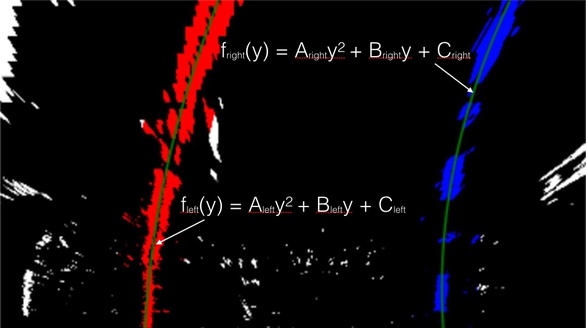
#> input picture output_images/color-fit-lines.jpg, 586 x 328 px, shrunk from 1012 x 567 before the run, given in place of calibration10.jpg, which was not available
$ jupyter execute --allow-errors advanced_lane_line.ipynb   (shell and % lines are left out)   (text cells are left out)
#> lines starting #> are read from the running program, lines starting #| are printed output that depends on the picture; pictures that were not available may be replaced by others from this repository, and a replacement may not be noted
[cell 1]
import pickle
import cv2

pickle_data_path = './test_images/dist_pickle.p'
dist_pickle = pickle.load(open(pickle_data_path, 'rb'))
#> (reads test_images/dist_pickle.p from the repository)
#> further down, img is the input picture: shape (328, 586, 3); mean B, G, R 11.7, 8.4, 15.9
mtx = dist_pickle["mtx"]
dist = dist_pickle["dist"]
# cal_col
nx = dist_pickle["nx"]
# cal_row
ny = dist_pickle["ny"]

[cell 2]
import numpy as np

# This function is just for initial test. It will be further break down to smaller utility functions

# Define a function that takes an image, number of x and y points,
# camera matrix and distortion coefficients
def corners_unwarp(img, nx, ny, mtx, dist):
    # Use the OpenCV undistort() function to remove distortion
#> called with nx = 9, ny = 6, mtx = array of shape (3, 3), dist = array of shape (1, 5)
    undist = cv2.undistort(img, mtx, dist, None, mtx)
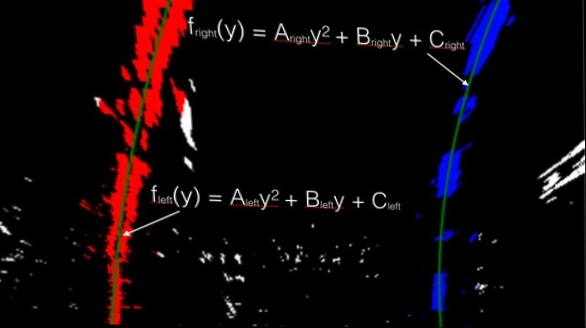
#> undist: shape (328, 586, 3); mean B, G, R 9.5, 6.3, 14.8
    # Convert undistorted image to grayscale
    gray = cv2.cvtColor(undist, cv2.COLOR_BGR2GRAY)
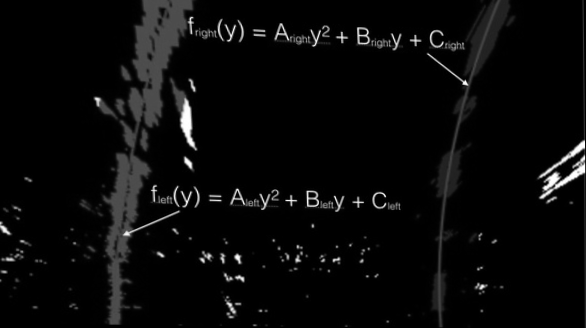
#> gray: shape (328, 586); min 0, max 255, mean 9.2
    # Search for corners in the grayscaled image
    ret, corners = cv2.findChessboardCorners(gray, (nx, ny), None)
#> ret = False; corners = None

    if ret == True:
        # If we found corners, draw them! (just for fun)
        cv2.drawChessboardCorners(undist, (nx, ny), corners, ret)
        # Choose offset from image corners to plot detected corners
        # This should be chosen to present the result at the proper aspect ratio
        # My choice of 100 pixels is not exact, but close enough for our purpose here

        offset = 100 # offset for dst points
        # Grab the image shape
        img_size = (gray.shape[1], gray.shape[0])

        # For source points I'm grabbing the outer four detected corners
#         Corners dimensionality cal_col (nx) * cal_col (ny)
# In UL, UR, LR, LF (clockwise sequence)
        src = np.float32([corners[0], corners[nx-1], corners[-1], corners[-nx]])
        # For destination points, I'm arbitrarily choosing some points to be
        # a nice fit for displaying our warped result
        # again, not exact, but close enough for our purposes
        dst = np.float32([[offset, offset], [img_size[0]-offset, offset],
                                     [img_size[0]-offset, img_size[1]-offset],
                                     [offset, img_size[1]-offset]])
        # Given src and dst points, calculate the perspective transform matrix
        M = cv2.getPerspectiveTransform(src, dst)
        # Warp the image using OpenCV warpPerspective()
        warped = cv2.warpPerspective(undist, M, img_size)

    # Return the resulting image and matrix
    return warped, M

[cell 3]
import matplotlib.pyplot as plt
import matplotlib.image as mpimg
import glob
# %matplotlib qt

img_path = './camera_cal/calibration10.jpg'
img = cv2.imread(img_path)
#> (the rest of this cell did not finish here and is left out)

#> (a cell that did not finish here is left out)

[cell 5]
from itertools import cycle
#> (the rest of this cell did not finish here and is left out)

#> (a cell that did not finish here is left out)

[cell 7]
# top_down, perspective_M = corners_unwarp((mpimg.imread(f) for f in cycle(glob.glob("test_images/test*.jpg"))), nx, ny, mtx, dist)

# Interactive plot
# %matplotlib notebook

img_path = './test_images/straight_lines1.jpg'
img = cv2.imread(img_path)
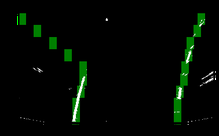
#> input picture output_images/centroid.png, 219 x 136 px, shrunk from 378 x 235 before the run, given in place of straight_lines1.jpg, which was not available
#> img is the input picture: shape (136, 219, 3); mean B, G, R 2.4, 8.7, 2.4
# top_down, perspective_M = corners_unwarp(img, nx, ny, mtx, dist)

def undistort(img, mtx, dist):
    undist = cv2.undistort(img, mtx, dist, None, mtx)
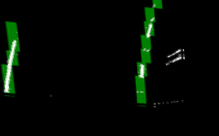
#> undist: shape (136, 219, 3); mean B, G, R 3.2, 9.4, 3.2
    gray = cv2.cvtColor(undist, cv2.COLOR_BGR2GRAY)
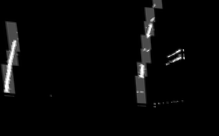
#> gray: shape (136, 219); min 0, max 255, mean 6.8
    plt.imshow(gray, cmap='gray')
    plt.title("Undistort grayscale image")


# TODO: Matplotlib interactive event handler listen mouse click to record pixel position
undistort(img, mtx, dist)

# Manually pick X, Y
base_points = [[528.482, 501.855], [768.492, 501.855], [1073.01, 705.726], [231.718, 705.726]]

def warped(img, nx, ny, base_points, offset=100):
    """
    base_points: [[], [], [], []] four points chosen for forming parallax, vertical and horizontal
    """
#> called with nx = 9, ny = 6, offset = 100
#     offset = 100 # offset for dst points
    # Grab the image shape
    img_size = (img.shape[1], img.shape[0])
#> img_size = (219, 136)

    # For source points I'm grabbing the outer four detected corners
#         Corners dimensionality cal_col (nx) * cal_col (ny)
# In UL, UR, LR, LF (clockwise sequence)
#     src = np.float32([corners[0], corners[nx-1], corners[-1], corners[-nx]])
    src = np.float32(base_points)
    # For destination points, I'm arbitrarily choosing some points to be
    # a nice fit for displaying our warped result
    # again, not exact, but close enough for our purposes
    dst = np.float32([[offset, offset], [img_size[0]-offset, offset],
                      [img_size[0]-offset, img_size[1]-offset],
                      [offset, img_size[1]-offset]])
    # Given src and dst points, calculate the perspective transform matrix
    M = cv2.getPerspectiveTransform(src, dst)
    # Warp the image using OpenCV warpPerspective()
    warped = cv2.warpPerspective(img, M, img_size)
#> warped: shape (136, 219, 3); every value is 0
    return warped, M

[cell 8]
warped_img, mat = warped(img, nx, ny, base_points)
#> mat = [[-0.0153, -0.26, 119.3], [5.96e-17, -0.0249, -6.88], [1.53e-18, -0.00238, 1]]
